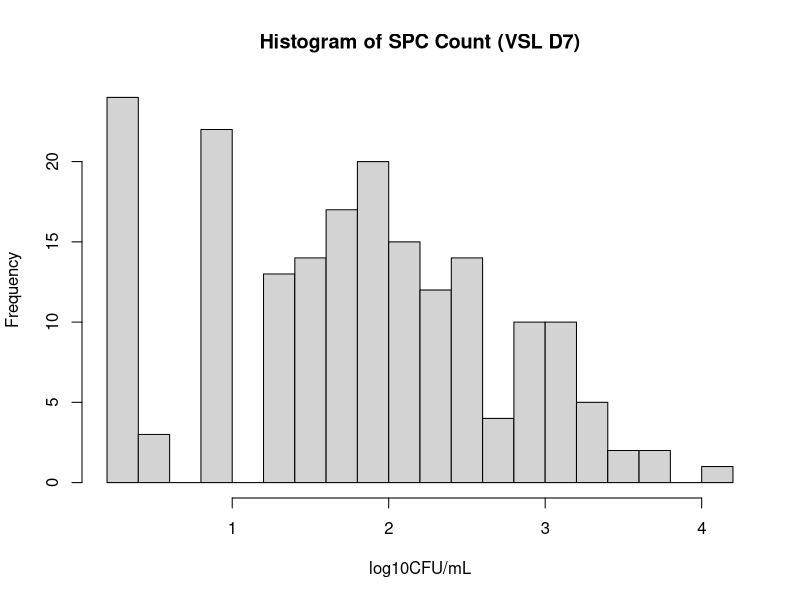
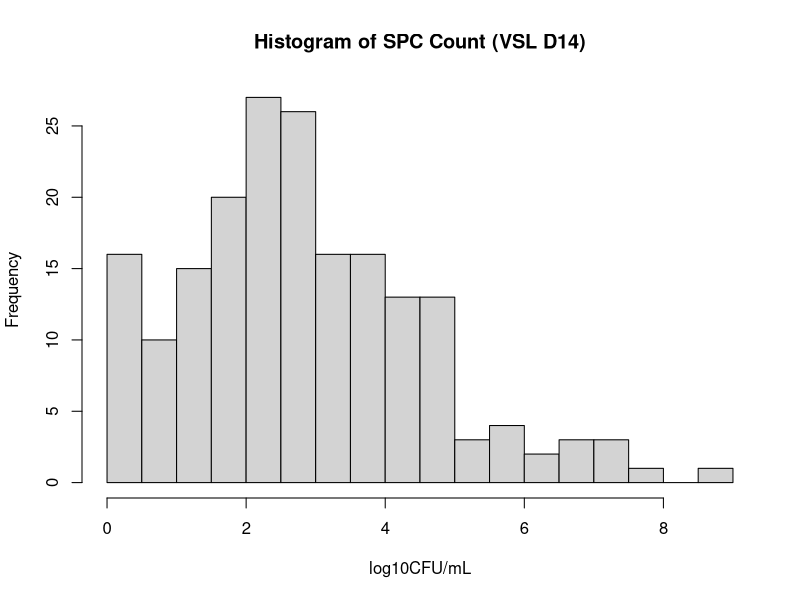
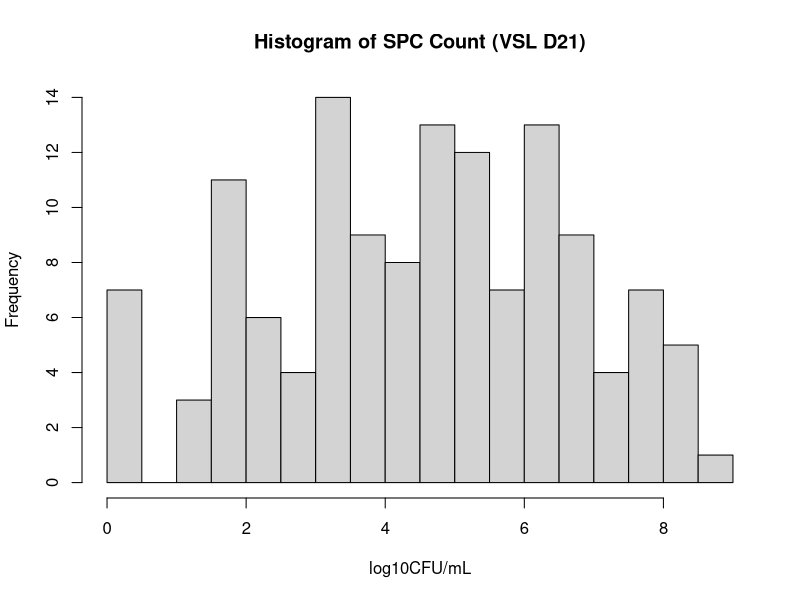

The R script that drew these images, in order:
combined_data <- read.csv("combined_data.csv")
combined_data$SampleID <- gsub("-\\d+", "", combined_data$SampleID)
filtered_combined_data <- subset(combined_data, !(endsWith(SampleID, "5") | endsWith(SampleID, "6")))
write.csv(filtered_combined_data,"filtered_combined_data.csv")

combined_data_sub <- subset(filtered_combined_data, Day_Initial <= 3)

combined_data_PPC <- subset(combined_data_sub,spoilagetype == "PPC")
CVTA_D7 <- log10(combined_data_PPC$CVTA_D7)
CVTA_D7 <- na.omit(CVTA_D7)
CVTA_D14 <- log10(combined_data_PPC$CVTA_D14)
CVTA_D14 <- na.omit(CVTA_D14)
CVTA_D21 <- log10(combined_data_PPC$CVTA_D21)
CVTA_D21 <- na.omit(CVTA_D21)

combined_data_Spore <- subset(combined_data_sub, spoilagetype %in% c("spore spoilage", "no spoilage"))
SPC_D1 <- combined_data_sub$SPC_DI
SPC_D7 <- log10(combined_data_Spore$SPC_D7)
SPC_D7 <- na.omit(SPC_D7)
SPC_D14 <- log10(combined_data_Spore$SPC_D14)
SPC_D14 <- na.omit(SPC_D14)
SPC_D21 <- log10(combined_data_Spore$SPC_D21)
SPC_D21 <- na.omit(SPC_D21)

hist(SPC_D7, main = "Histogram of SPC Count (VSL D7)", xlab = "log10CFU/mL", breaks = 25)
hist(SPC_D14, main = "Histogram of SPC Count (VSL D14)", xlab = "log10CFU/mL", breaks = 25)
hist(SPC_D21, main = "Histogram of SPC Count (VSL D21)", xlab = "log10CFU/mL", breaks = 25)

